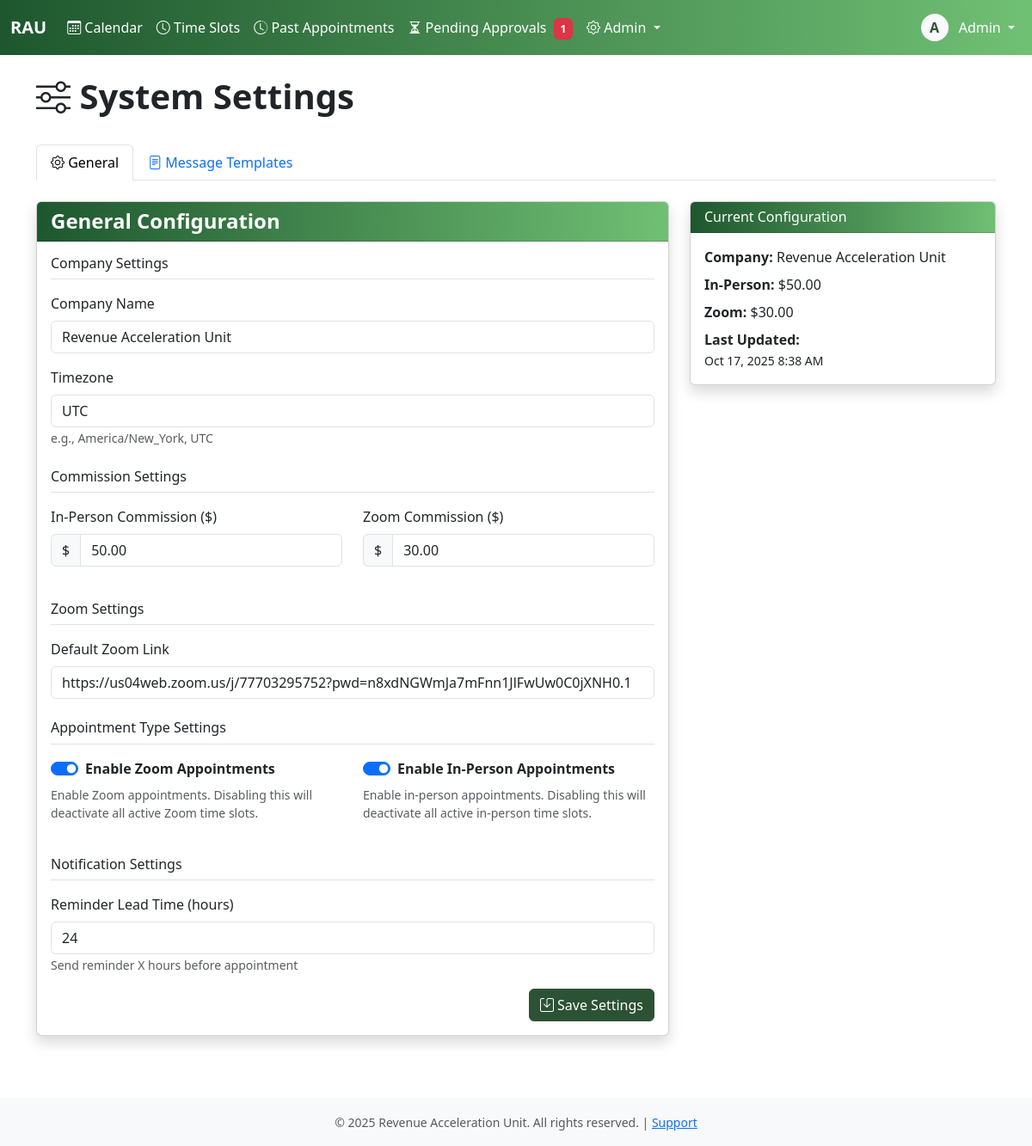
Before: /admiin/settings/ (signed in) with the older database file.
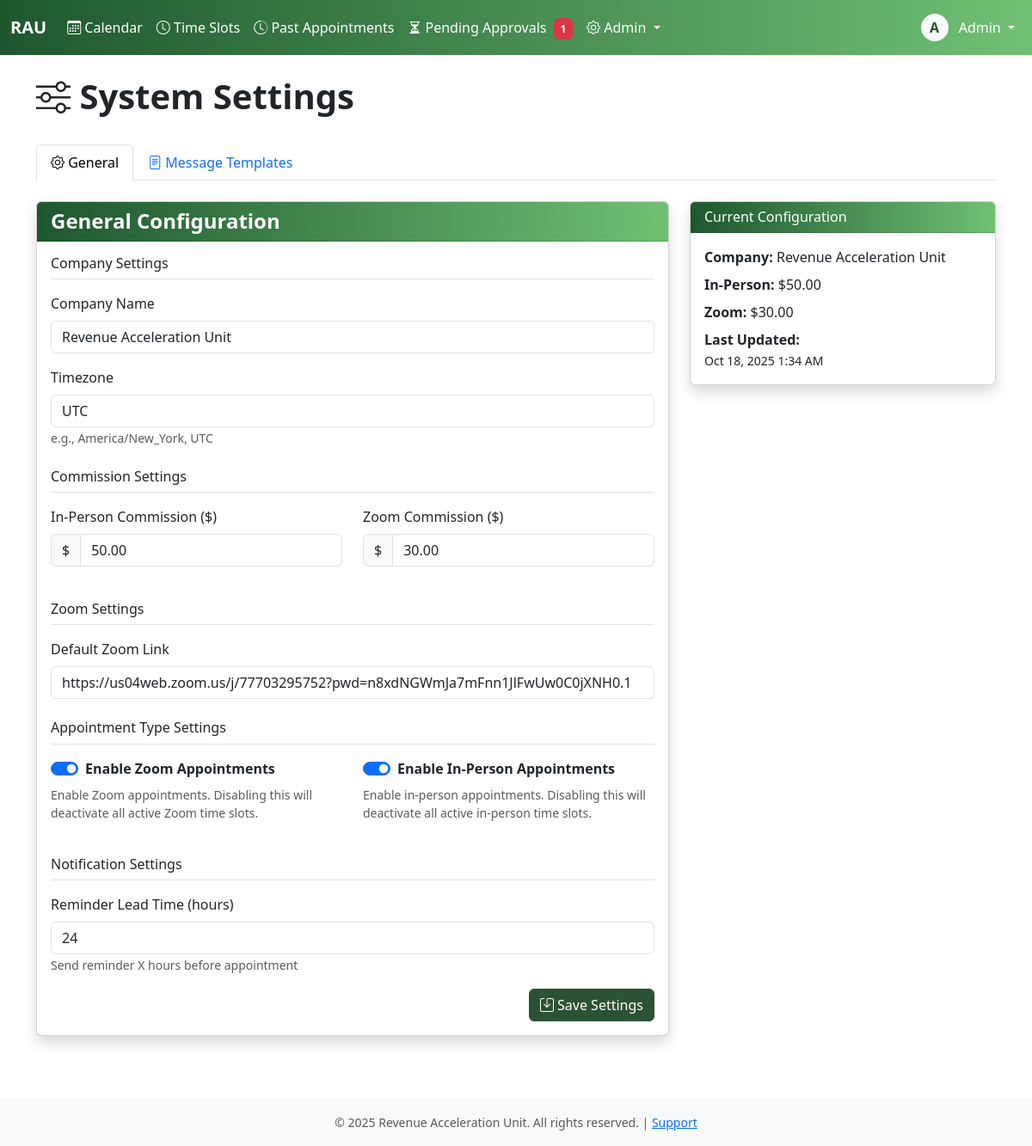
After: the same page with the newer database file.
### core/models.py (models this page shows, shortened)
class SystemConfig(models.Model):
    company_name = models.CharField(max_length=200, default='Revenue Acceleration Unit')
    timezone = models.CharField(max_length=50, default='UTC')
    default_commission_rate_in_person = models.DecimalField(max_digits=10, decimal_places=2, default=Decimal('50.00'))
    default_commission_rate_zoom = models.DecimalField(max_digits=10, decimal_places=2, default=Decimal('30.00'))
    buffer_time_minutes = models.IntegerField(default=30)
    zoom_link = models.URLField(
        blank=True,
        default='https://us04web.zoom.us/j/77703295752?pwd=n8xdNGWmJa7mFnn1JlFwUw0C0jXNH0.1'
        )
    zoom_enabled = models.BooleanField(default=True, help_text="Enable/disable Zoom appointment bookings")
    in_person_enabled = models.BooleanField(default=True, help_text="Enable/disable in-person appointment bookings")
    reminder_lead_time_hours = models.IntegerField(default=24)
    max_advance_booking_days = models.IntegerField(default=90)
    min_advance_booking_hours = models.IntegerField(default=2)
    updated_at = models.DateTimeField(auto_now=True)
    updated_by = models.ForeignKey(User, on_delete=models.PROTECT, null=True, blank=True)
    @classmethod
    def get_config(cls):
        config, created = cls.objects.get_or_create(id=1)
        return config

### core/views.py (the view)
# urls.py: path('admiin/settings/', views.settings_view, name='settings'),
@login_required
@admin_required
def settings_view(request):
    config = SystemConfig.get_config()
    message_templates = MessageTemplate.objects.all().order_by('message_type')
    email_configured = bool(os.getenv('SENDGRID_API_KEY') or os.getenv('EMAIL_HOST_PASSWORD'))
    sms_configured = bool(os.getenv('TWILIO_ACCOUNT_SID') and os.getenv('TWILIO_AUTH_TOKEN') and os.getenv('TWILIO_FROM_NUMBER'))
    sms_enabled = os.getenv('SMS_ENABLED', 'false').lower() in ('true', '1', 'yes')
    if request.method == 'POST':
        if 'company_name' in request.POST or 'save_general' in request.POST:
            form = SystemConfigForm(request.POST, instance=config)
            if form.is_valid():
                config = form.save(commit=False)
                config.updated_by = request.user
                config.save()
                messages.success(request, 'General settings updated successfully!')
                return redirect('settings')
            else:
                messages.error(request, 'Please correct the errors below.')
        else:
            form = SystemConfigForm(instance=config)
    else:
        form = SystemConfigForm(instance=config)
    context = {
        'form': form,
        'config': config,
        'message_templates': message_templates,
        'email_configured': email_configured,
        'sms_configured': sms_configured,
        'sms_enabled': sms_enabled,
    }
    return render(request, 'settings.html', context)

### core/templatetags/auth_extras.py (called while the page is built)
@register.filter(name='has_group')
def has_group(user, group_name):
    return user.groups.filter(name=group_name).exists()

### core/templates/settings.html (shortened to what the changed rows need)
{% extends 'base.html' %}
{% block content %}
<div class="container">
    <div class="row mb-4">
        <div class="col">
            <h2 class="text-dark fw-bold display-6"><i class="bi bi-sliders"></i> System Settings</h2>
        </div>
    </div>
    <div class="tab-content" id="settingsTabContent">
        <div class="tab-pane fade show active" id="general" role="tabpanel">
            <div class="row">
                <div class="col-md-8">
                    <div class="card shadow">
                        <div class="card-body">
                            <form method="post">
                                <div class="mb-3">
                                    <label class="form-label">Company Name</label>
                                    {{ form.company_name }}
                                </div>
                                <div class="mb-3">
                                    <label class="form-label">Timezone</label>
                                    {{ form.timezone }}
                                    <small class="form-text text-muted">e.g., America/New_York, UTC</small>
                                </div>
                                <div class="row">
                                    <div class="col-md-6 mb-3">
                                        <div class="input-group">
                                            <span class="input-group-text">$</span>
                                            {{ form.default_commission_rate_in_person }}
                                        </div>
                                    </div>
                                    <div class="col-md-6 mb-3">
                                        <div class="input-group">
                                            <span class="input-group-text">$</span>
                                            {{ form.default_commission_rate_zoom }}
                                        </div>
                                    </div>
                                </div>
                                <div class="mb-3">
                                    <label class="form-label">Default Zoom Link</label>
                                    {{ form.zoom_link }}
                                </div>
                                <div class="row">
                                    <div class="col-md-6 mb-3">
                                        <div class="form-check form-switch">
                                            {{ form.zoom_enabled }}
                                            <label class="form-check-label" for="{{ form.zoom_enabled.id_for_label }}">
                                                <strong>Enable Zoom Appointments</strong>
                                            </label>
                                        </div>
                                    </div>
                                    <div class="col-md-6 mb-3">
                                        <div class="form-check form-switch">
                                            {{ form.in_person_enabled }}
                                            <label class="form-check-label" for="{{ form.in_person_enabled.id_for_label }}">
                                                <strong>Enable In-Person Appointments</strong>
                                            </label>
                                        </div>
                                    </div>
                                </div>
                                <div class="mb-3">
                                    <label class="form-label">Reminder Lead Time (hours)</label>
                                    {{ form.reminder_lead_time_hours }}
                                    <small class="form-text text-muted">Send reminder X hours before appointment</small>
                                </div>
                            </form>
                        </div>
                    </div>
                </div>
                <div class="col-md-4">
                    <div class="card shadow">
                        <div class="card-body">
                            <p class="mb-2"><strong>Company:</strong> {{ config.company_name }}</p>
                            <p class="mb-2"><strong>In-Person:</strong> ${{ config.default_commission_rate_in_person }}</p>
                            <p class="mb-2"><strong>Zoom:</strong> ${{ config.default_commission_rate_zoom }}</p>
                            <p class="mb-0"><strong>Last Updated:</strong><br>
                                <small>{{ config.updated_at|date:"M d, Y g:i A" }}</small>
                            </p>
                        </div>
                    </div>
                </div>
            </div>
        </div>
    </div>
</div>
{% endblock %}

Changed rows visible on the page:
changed SystemConfig "Revenue Acceleration Unit": updated_at "Oct 17, 2025 8:38 AM" → "Oct 18, 2025 1:34 AM"
